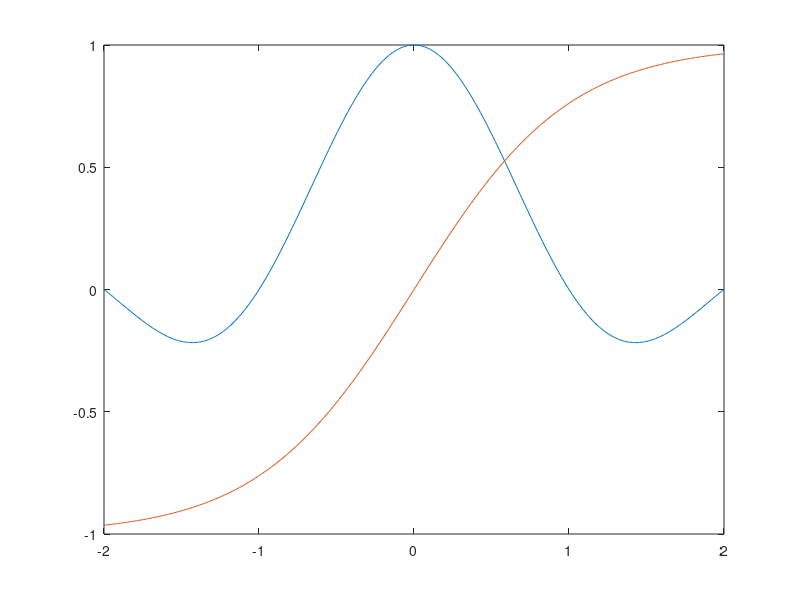
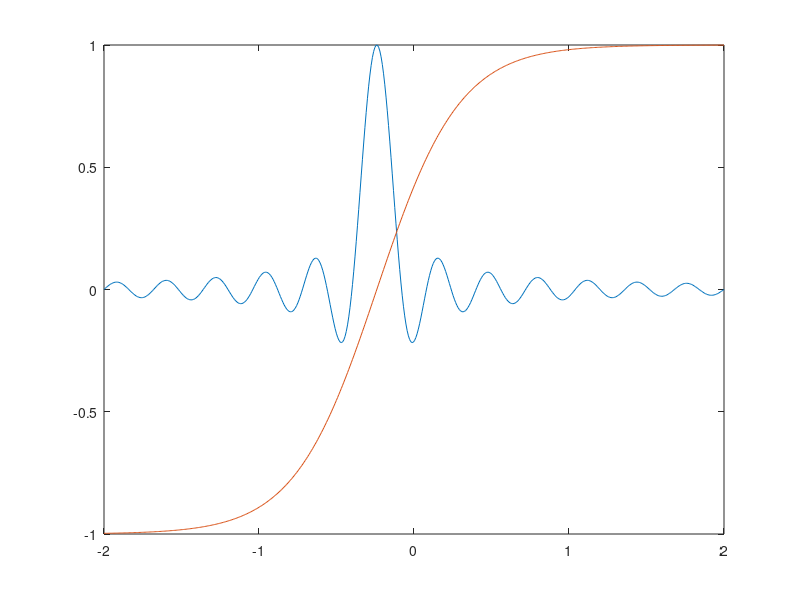
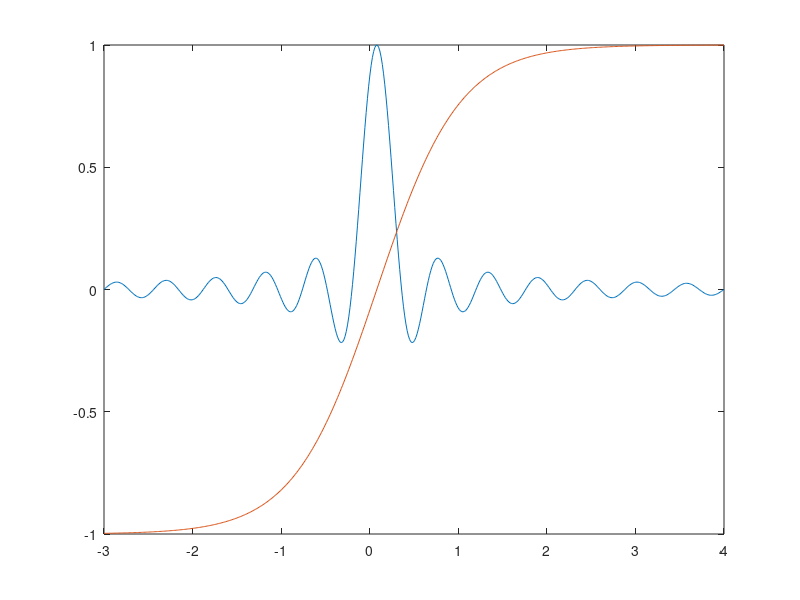
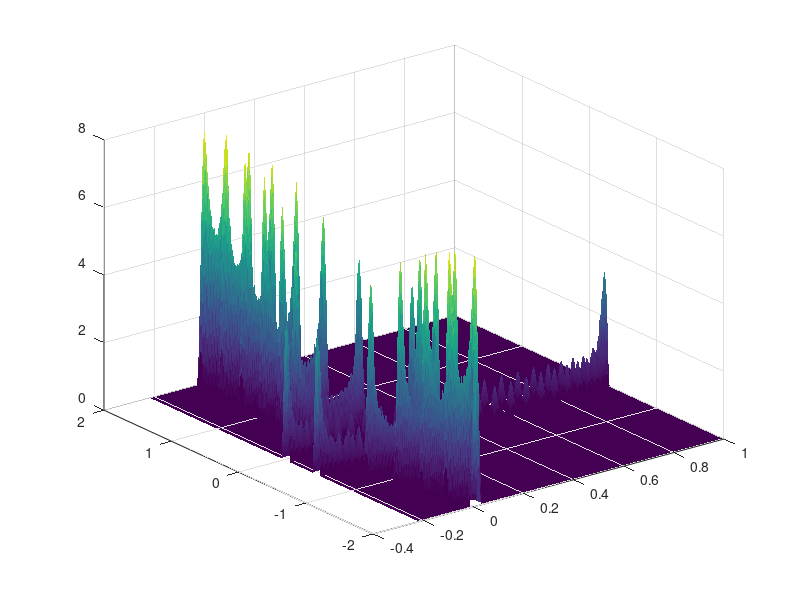

Write MATLAB code to recreate these figures, in order.
clear
close all
clc
x1 = linspace(-2,2,500);
figure,plot(x1,sinc(x1))
hold on, plot(x1,tanh(x1))
x2 = linspace(-3,4,500);
y_sinc = sinc(x1 + 3*x2);
y_saddle = tanh(0.3*x1 + 0.9*x2);
figure, plot(x1,y_sinc,x1,y_saddle);
figure, plot(x2,y_sinc,x2,y_saddle);
%% Take the training data
x1_train = x1;
x2_train = x2;
y_train = y_sinc;
%% Create a IDS Gridded plane
% takes the max and min of training data;

x1_min = min(x1_train);
x1_max = max(x1_train);

x2_min = min(x2_train);
x2_max = max(x2_train);
y_min = min(y_train);
y_max = max(y_train);

R = 1/1000; %Resolution
F1 = floor((x1_train - x1_min)/((x1_max - x1_min)*R));
F2 = floor((x2_train - x2_min)/((x2_max - x2_min)*R));
H = floor((y_train - y_min)/((y_max - y_min)*R));
%% 
x1_hat = x1_min:(x1_max - x1_min)/1000:x1_max;
x2_hat = x2_min:(x2_max - x2_min)/1000:x2_max;
y_hat = y_min:(y_max - y_min)/1000:y_max;
[X1,Y] = meshgrid(x1_hat,y_hat);
[X2,Y] = meshgrid(x2_hat,y_hat);
%% IDS plane
I0 = 1;
I1 = 1e-2;
CD1 = zeros(1001,1001);
for i = 1:length(F1)
    for j = -10:10
        for k = -10:10
            if((F1(i)+j<1)||(F1(i)+j>1000)||(H(i)+k>1000)||(H(i)+k<1))
                continue
            end
            CD1(F1(i)+j,H(i)+k) = CD1(F1(i)+j,H(i)+k) + I0*exp(-I1*j^2)*exp(-I1*k^2);
        end
    end
end    
CD2 = zeros(1001,1001);
for i = 1:length(F1)
    for j = -10:10
        for k = -10:10
            if((F2(i)+j<1)||(F2(i)+j>1000)||(H(i)+k>1000)||(H(i)+k<1))
                continue
            end
            CD2(F2(i)+j,H(i)+k) = CD2(F2(i)+j,H(i)+k) + I0*exp(-I1*j^2)*exp(-I1*k^2);
        end
    end
end    

%% 
close all
%CD_norm = CD1/max(CD1,[],'all');
figure,surf(Y,X1,CD1','edgecolor','none');
figure,surf(Y,X2,CD2','edgecolor','none');
%% 
% F_hat = linspace(x_min,x_max,1000);
%close all
% figure
% hold on
% for i=1:1000
%     for j=1:1000
%         if ~(CD1(i,j) == 0)
% %             temp=CD(i,j);
% %             disp(i);
% %             disp(j);
%             plot3(i,j,CD1(i,j));
%         end
%     end
% end
%% Narrow Path
clc
clear temp tempy tempol firstOccurence lastOccurence saay Spread a ind
for i = 1:size(CD1,1)
    tempy=CD1(i,:)>1.2;
    if isempty(find(tempy~=0,1,'first'))
        firstOccurence(i) = 1;
    else
    firstOccurence(i)=find(tempy~=0,1,'first');
    end
    if isempty(find(tempy~=0,1,'last'))
        lastOccurence(i) = size(CD1,2);
    else
        lastOccurence(i)=find(tempy~=0,1,'last');
    end
    [a ind]=max(CD1(i,:));
    y1_narrow(i) =  Y(ind);
end
Spread1 = lastOccurence - firstOccurence;
figure,p=plot(x1_hat,Spread1,'MarkerSize',20)
clear temp tempy tempol firstOccurence lastOccurence saay Spread
for i = 1:size(CD2,1)
    %temp = CD(i,:)>1
   % firstOccurence = find(temp~=0,1,'first');
    %lastOccurence = find(temp~=0,1,'last')
    tempy=CD2(i,:)>1.2;
    if isempty(find(tempy~=0,1,'first'))
        firstOccurence(i) = 1;
    else
    firstOccurence(i)=find(tempy~=0,1,'first');
    end
    if isempty(find(tempy~=0,1,'last'))
        lastOccurence(i) = size(CD2,2);
    else
        lastOccurence(i)=find(tempy~=0,1,'last');
    end
    [a ind]=max(CD2(i,:));
    y2_narrow(i) =  Y(ind);
end
Spread2 = lastOccurence - firstOccurence;
figure,p=plot(x2_hat,Spread2,'MarkerSize',20)
%%
%close all

% figure, plot(x1_hat,y1_narrow)
% figure, plot(x2_hat,y2_narrow)
% figure, plot(y2_narrow)
%% Plot Results
% close all
net = 1./Spread1 + 1./Spread2;
beta1 = (1./Spread1)./net;
beta2 = (1./Spread2)./net;
y = beta1.*y1_narrow + beta2.*y2_narrow;
figure,plot(0.3*x1_hat + 0.9*x2_hat,y)
hold on
plot(0.3*x1_hat + 0.9*x2_hat,tanh(0.3*x1_hat + 0.9*x2_hat))
figure,plot(x1_hat + 3*x2_hat,y)
hold on
plot(x1_hat + 3*x2_hat,sinc(x1_hat + 3*x2_hat))